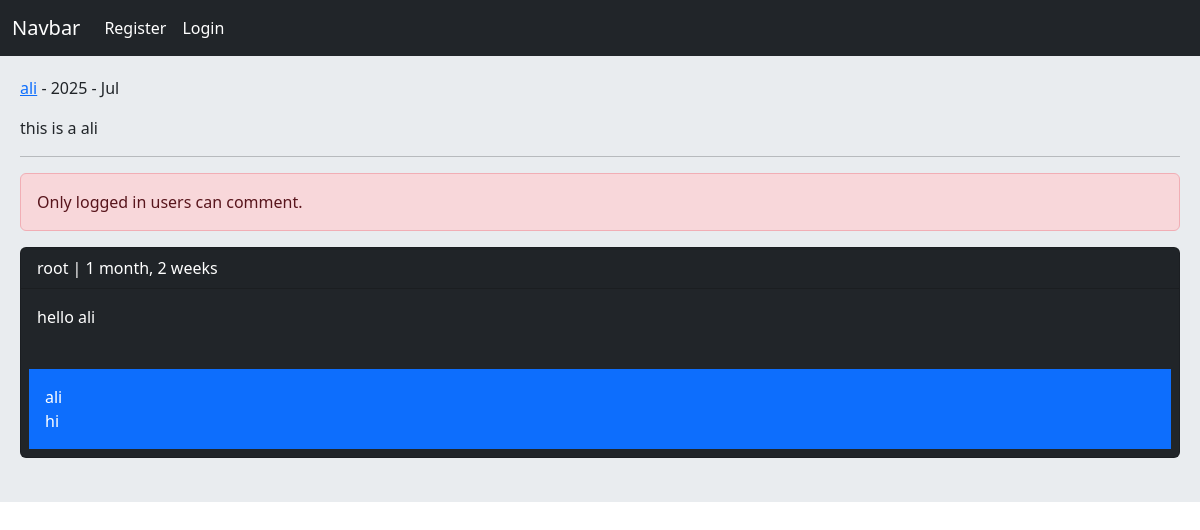
The app's page /post/2/this-is-a-ali/ with its own data.
### home/models.py (models this page shows, shortened)
class Post(models.Model):
    user = models.ForeignKey(User, on_delete=models.CASCADE, related_name='posts')
    body = models.TextField()
    slug = models.SlugField()
    title = models.CharField(max_length=100, null=True, blank=True)
    created = models.DateTimeField(auto_now_add=True)
    updated = models.DateTimeField(auto_now=True)
    class Meta:
        ordering = ['-created']

class Comment(models.Model):
    user = models.ForeignKey(User, on_delete=models.CASCADE, related_name='ucomments')
    post = models.ForeignKey(Post, on_delete=models.CASCADE, related_name='pcomments')
    reply = models.ForeignKey('self', on_delete=models.CASCADE, related_name='rcomments', blank=True, null=True)
    is_reply = models.BooleanField(default=False)
    created = models.DateTimeField(auto_now_add=True)
    body = models.TextField(max_length=400)
    created = models.DateTimeField(auto_now_add=True)

### home/views.py (the view, shortened to what this page needs)
# urls.py: path('post/<int:post_id>/<slug:post_slug>/', views.PostDetailView.as_view(), name='post_detail'),
class PostDetailView(View):
    form_class = CommentCreateForm
    form_class_reply = CommentReplyForm
    def setup(self, request, *args, **kwargs):
        self.post_instance = get_object_or_404(Post, id=kwargs['post_id'], slug=kwargs['post_slug'])
        return super().setup(request, *args, **kwargs)
    def get(self, request, *args, **kwargs):
        comments = self.post_instance.pcomments.filter(is_reply=False)
        can_like = False
        if request.user.is_authenticated and self.post_instance.user_can_like(request.user):
            can_like = True
        return render(request, 'home/detail.html',
                      {'post': self.post_instance, 'comments': comments, 'form': self.form_class,
                       'reply_form': self.form_class_reply, 'can_like': can_like})

### home/templates/home/detail.html (shortened to what this page needs)
{% extends 'base.html' %}
{% block content %}
    <p><a href="{% url 'account:user_profile' post.user.id %}">{{ post.user.username }}</a>
        - {{ post.updated|date:"Y - M" }}</p>
    <p>{{ post.body }}</p>
    <hr/>
    {% if request.user.is_authenticated %}
        <a href="{% url 'home:post_like' post.id %}"
           class="{% if can_like %}disabled{% endif %} btn btn-primary col-md-2">Like {{ post.likes_count }}</a>
        <form action="" method="post">
            {% csrf_token %}
            {{ form.as_p }}
            <input type="submit" value="Send">
        </form><br>
    {% else %}
        <p class="alert alert-danger">Only logged in users can comment.</p>
    {% endif %}
    {% for comment in comments %}
        <div class="card bg-dark text-white">
            <p class="card-header">{{ comment.user }} | {{ comment.created|timesince }}</p>
            <p class="card-body">{{ comment.body }}</p>
            {% with replies=comment.rcomments.all %}
                {% for reply in replies %}
                    <p class="bg-primary p-3 m-2">{{ reply.user }} <br> {{ reply.body }}</p>
                {% endfor %}
            {% endwith %}
        </div><br>
    {% empty %}
        <p>No comments yet!</p>
    {% endfor %}
{% endblock %}

### records on screen
Post: user.username "ali", updated "2025 - Jul", body "this is a ali"
Comment: user "root", created "1 month, 2 weeks", body "hello ali"
Comment: user "ali", body "hi"
